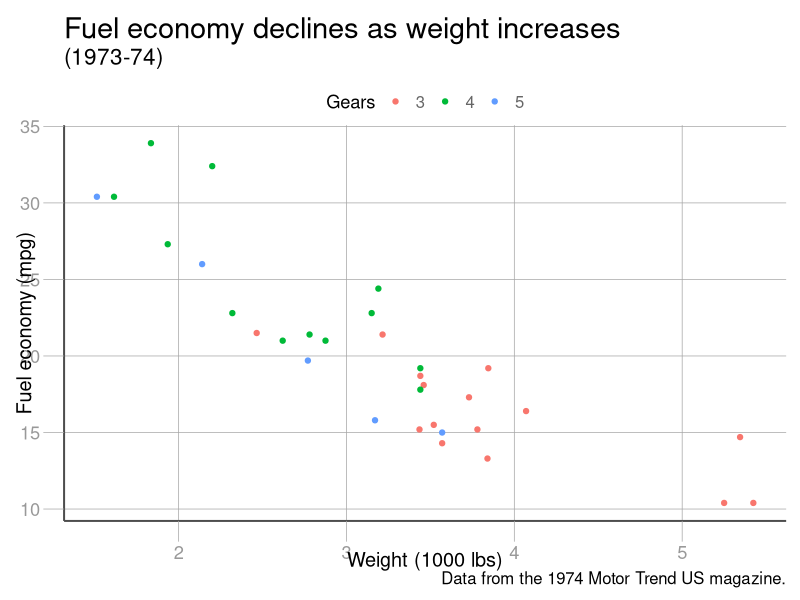
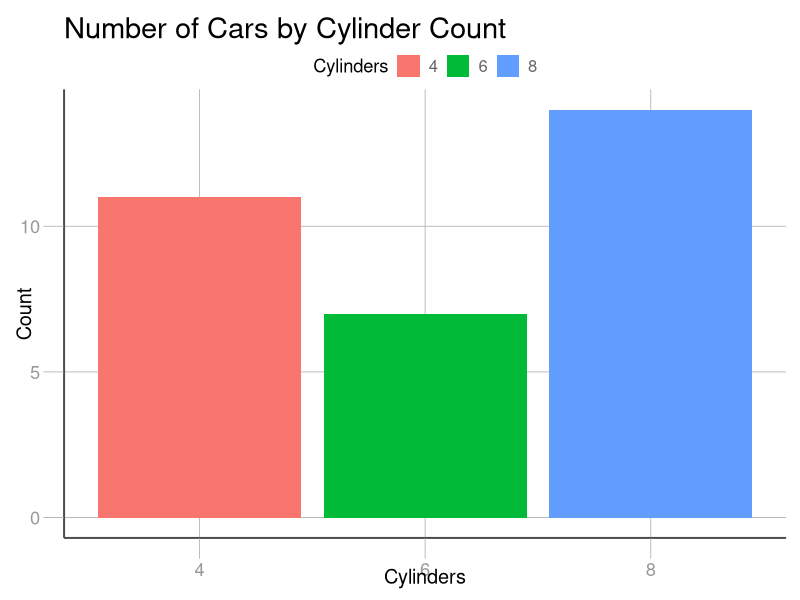

Source code (R) for these figures, in order: (Note: this script raises an error after producing the figures.)
library(ggplot2)
library(dplyr)

mtcars2 <- within(mtcars, {
  vs <- factor(vs, labels = c("V-shaped", "Straight"))
  am <- factor(am, labels = c("Automatic", "Manual"))
  cyl  <- factor(cyl)
  gear <- factor(gear)
})

p1 <- ggplot(mtcars2) +
  geom_point(aes(x = wt, y = mpg, colour = gear)) +
  labs(
    title = "Fuel economy declines as weight increases",
    subtitle = "(1973-74)",
    caption = "Data from the 1974 Motor Trend US magazine.",
    x = "Weight (1000 lbs)",
    y = "Fuel economy (mpg)",
    colour = "Gears"
  )

# Prepare data: count number of cars by cylinder
bar_data <- mtcars %>%
  dplyr::count(cyl) %>%
  dplyr::mutate(cyl = as.factor(cyl))

# Basic bar chart
p2 <- ggplot(bar_data, aes(x = cyl, y = n, fill = cyl)) +
  geom_bar(stat = "identity") +
  labs(
    title = "Number of Cars by Cylinder Count",
    x = "Cylinders",
    y = "Count",
    fill = "Cylinders"
  )



theme_knvb <- function(base_size = 12,
                       y_grid = T,
                       x_grid = T,
                       ...){

  ret <- ggplot2::theme_grey(base_size = base_size,
                             ...) %+replace%
    ggplot2::theme(

      # add margin around plot
      plot.margin = grid::unit(rep(10, 4), "pt"),

      # set size and color of grid lines
      panel.grid.major = ggplot2::element_line(color = "gray65", linewidth = 0.25),
      panel.grid.minor = ggplot2::element_blank(),

      # set size and color of axis.lines
      axis.line.x = ggplot2::element_line(color = "gray30", linewidth = rel(1.25)),
      axis.line.y = ggplot2::element_line(color = "gray30", linewidth = rel(1.25)),

      axis.ticks = ggplot2::element_line(color = "gray65", linewidth = 0.25),
      axis.ticks.length = grid::unit(15, "pt"),

      # adjust panel background  and remove border
      panel.background =  ggplot2::element_rect(fill = "transparent", color = NA),
      panel.border = ggplot2::element_blank(),
      panel.ontop = F,

      # modify the bottom margins of the title and subtitle
      plot.title = ggplot2::element_text(
        size = ggplot2::rel(1.75),
        colour = "black",
        hjust = 0,
        margin = ggplot2::margin(b = 2.5, unit = "pt")
      ),
      plot.subtitle = ggplot2::element_text(
        size = ggplot2::rel(1.35),
        colour = "black",
        hjust = 0,
        margin = ggplot2::margin(b = 10, unit = "pt")
      ),

      plot.caption = ggplot2::element_text(
        size = ggplot2::rel(1),
        hjust = 1
      ),

      # adjust legend
      legend.position = "top",
      legend.background = ggplot2::element_blank(),

      legend.key = ggplot2::element_rect(fill = "transparent",
                                         color = NA),

      legend.title.align = 1,
      legend.box.just = "left",
      legend.box.spacing =  grid::unit(2.5, "pt"),
      #legend.spacing.x =  grid::unit(0.25, "cm"),

      legend.text = ggplot2::element_text(size = ggplot2::rel(1),
                                          color = "grey40"),
      legend.title = ggplot2::element_text(size = ggplot2::rel(1.1),
                                           color = "black"),
      # # #legend.text.align = 1,
      # legend.text = element_text(lineheight = 10,
      #                             size = rel(.8),
      #                             #margin = unit(c(0, -1, 0, 0), "cm")
      # )
      # legend.title = element_text(lineheight = 2.5,
      #                              size = rel(1)),

      # facet labels
      strip.background = ggplot2::element_rect(fill = "transparent",
                                               color = NA),
      strip.placement = "outside",

      # Adjust text size and axis title position
      axis.title.x = ggplot2::element_text(
        size = ggplot2::rel(1.2),
        colour = "black",
        margin = ggplot2::margin(t = -10)
      ),
      axis.title.y = ggplot2::element_text(
        size = ggplot2::rel(1.2),
        colour = "black",
        margin = ggplot2::margin(r = -10),
        angle = 90
      ),
      axis.text = ggplot2::element_text(size = ggplot2::rel(1.1), colour = "gray60")
    )

  #
  #
  # if(y_grid == F){
  #   ret <- ret + ggplot2::theme(
  #     panel.grid.major.y = ggplot2::element_blank(),
  #     panel.grid.minor.y = ggplot2::element_blank()
  #   )
  # }
  # if(x_grid == F){
  #   ret <- ret + ggplot2::theme(
  #     panel.grid.major.x = ggplot2::element_blank(),
  #     panel.grid.minor.x = ggplot2::element_blank()
  #   )
  # }

  return(ret)
}


p1 + theme_knvb()
p2 + theme_knvb()

use_data_raw(name = "tool_theme")

#usethis::use_data(tool_theme, overwrite = TRUE)
